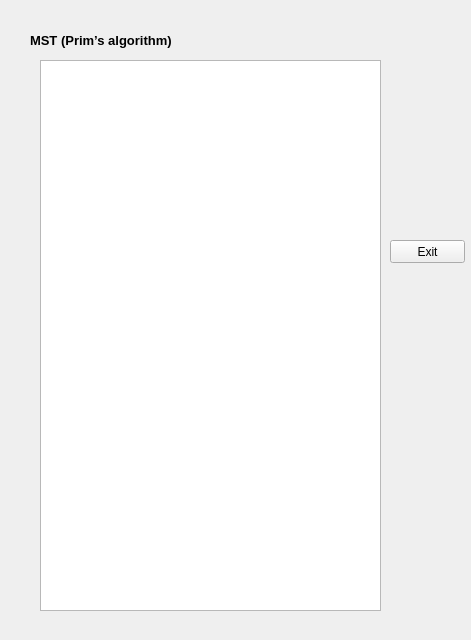
<?xml version="1.0" encoding="UTF-8"?>
<ui version="4.0">
 <class>mst</class>
 <widget class="QWidget" name="mst">
  <property name="geometry">
   <rect>
    <x>0</x>
    <y>0</y>
    <width>471</width>
    <height>640</height>
   </rect>
  </property>
  <property name="windowTitle">
   <string>Form</string>
  </property>
  <widget class="QTextBrowser" name="path">
   <property name="enabled">
    <bool>true</bool>
   </property>
   <property name="geometry">
    <rect>
     <x>40</x>
     <y>60</y>
     <width>341</width>
     <height>551</height>
    </rect>
   </property>
  </widget>
  <widget class="QPushButton" name="exit">
   <property name="geometry">
    <rect>
     <x>390</x>
     <y>240</y>
     <width>75</width>
     <height>23</height>
    </rect>
   </property>
   <property name="text">
    <string>Exit</string>
   </property>
  </widget>
  <widget class="QLabel" name="label">
   <property name="geometry">
    <rect>
     <x>30</x>
     <y>20</y>
     <width>471</width>
     <height>41</height>
    </rect>
   </property>
   <property name="font">
    <font>
     <pointsize>10</pointsize>
     <weight>75</weight>
     <bold>true</bold>
     <kerning>true</kerning>
    </font>
   </property>
   <property name="text">
    <string>MST (Prim’s algorithm)</string>
   </property>
   <property name="textFormat">
    <enum>Qt::PlainText</enum>
   </property>
  </widget>
 </widget>
 <resources/>
 <connections/>
</ui>
